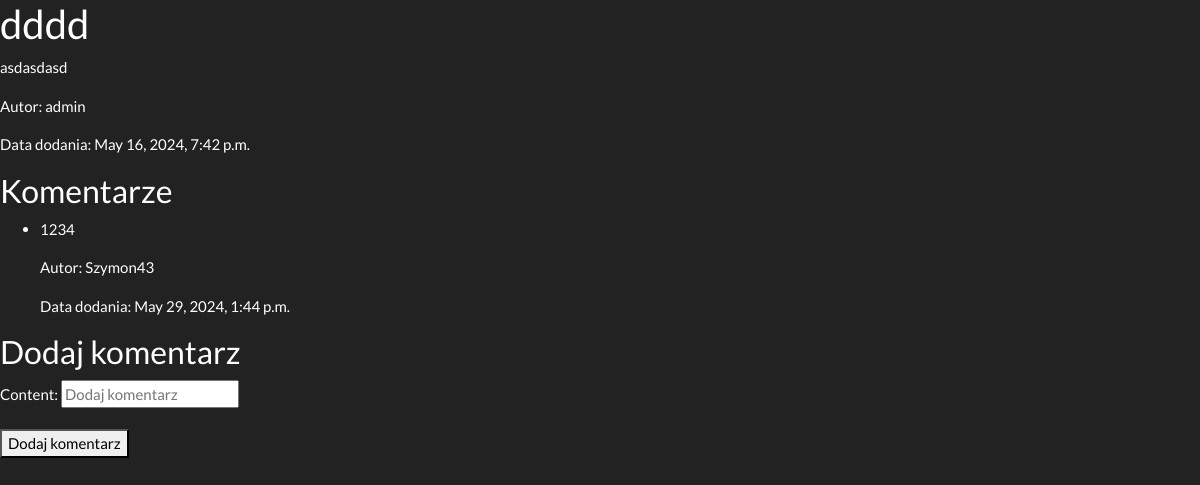
/post/3/, run on an earlier commit of the app's database.
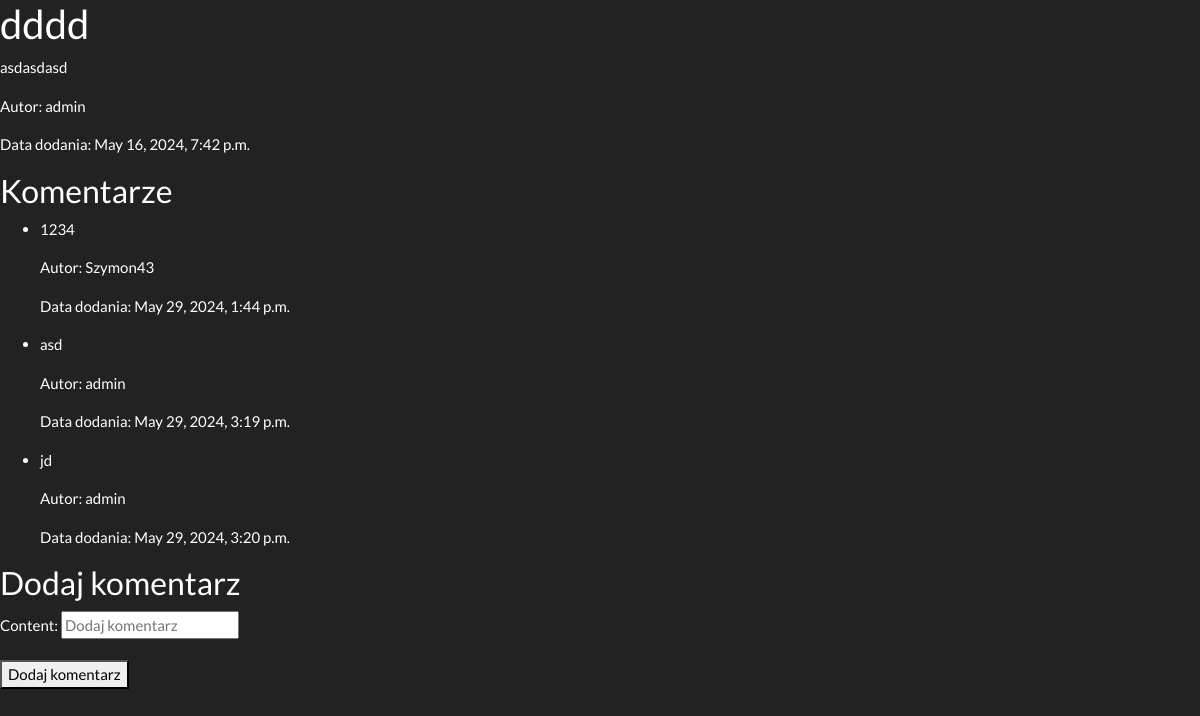
And on a later commit of the database.
### mainapp/models.py (models this page shows)
class Post(models.Model):
    VISIBILITY_CHOICES = (
        ('public', 'Publiczny'),
        ('private', 'Prywatny'),
    )
    title = models.CharField(max_length=255)
    content = models.TextField(max_length=2000)
    author = models.ForeignKey(User, on_delete=models.CASCADE)
    date_of_creation = models.DateTimeField(auto_now_add=True)
    visibility = models.CharField(max_length=20)
    password = models.CharField(max_length=255, null=True, blank=True)
    image = models.ImageField(upload_to='images/', null=True, blank=True)
    blog = models.ForeignKey(Blog, on_delete=models.CASCADE)

class Comment(models.Model):
    post = models.ForeignKey(Post, on_delete=models.CASCADE, related_name='comments')
    author = models.ForeignKey(User, on_delete=models.CASCADE)
    content = models.TextField()
    date_of_creation = models.DateTimeField(auto_now_add=True)

### mainapp/views.py (the view, shortened to what this page needs)
# urls.py: path('post/<int:post_id>/', views.post_details, name='post_details'),
def post_details(request, post_id):
    post = get_object_or_404(Post, pk=post_id)
    comments = post.comments.order_by('date_of_creation')
    form = CommentCreationForm()
    return render(request, 'post_details.html', {
        'post': post, 'comments': comments, 'form': form
    })

### mainapp/forms.py
class CommentCreationForm(forms.ModelForm):
    class Meta:
        model = Comment
        fields = ['content']
        widgets = {
            'content': forms.TextInput(attrs={'placeholder': 'Dodaj komentarz'})
        }

### mainapp/templates/post_details.html (shortened to what this page needs)
<!DOCTYPE html>
<html lang="en">
<head>
    <link rel="stylesheet" href="https://cdn.jsdelivr.net/npm/bootswatch@4.5.2/dist/darkly/bootstrap.min.css">
</head>
<body>
    <h2>{{ post.title }}</h2>
    <p>{{ post.content }}</p>
    <p>Autor: {{ post.author }}</p>
    <p>Data dodania: {{ post.date_of_creation }}</p>
    <h3>Komentarze</h3>
    <ul>
        {% for comment in comments %}
            <li>
                <p>{{ comment.content }}</p>
                <p>Autor: {{ comment.author }}</p>
                <p>Data dodania: {{ comment.date_of_creation }}</p>
            </li>
        {% empty %}
            <li>Brak komentarzy.</li>
        {% endfor %}
    </ul>
    <h3>Dodaj komentarz</h3>
    <form method="POST" action="">
        {{ form.as_p }}
        <button type="submit">Dodaj komentarz</button>
    </form>
</body>
</html>

What changed in the data, as far as the page shows it:
added Comment: content "asd", author "admin", date_of_creation "May 29, 2024, 3:19 p.m."
added Comment: content "jd", author "admin", date_of_creation "May 29, 2024, 3:20 p.m."
